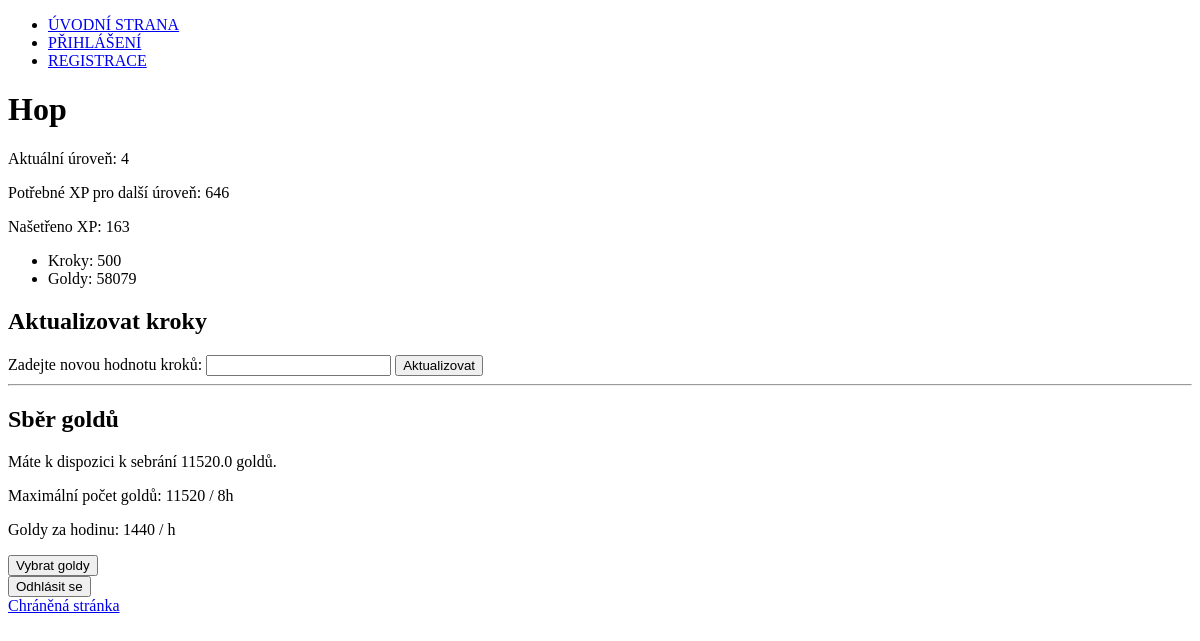
Before: /profile (signed in) with the older database file.
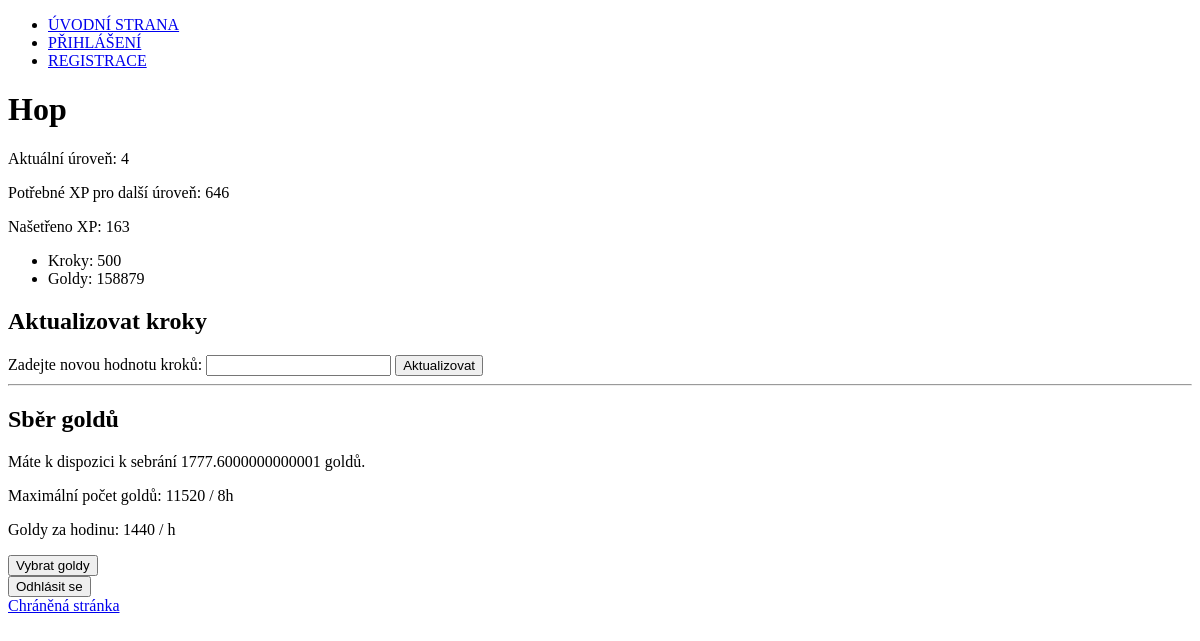
After: the same page with the newer database file.
### hracapp/models.py (models this page shows, shortened)
class CustomUser(AbstractUser):
    name = models.CharField(max_length=100, blank=True, null=True)
    surname = models.CharField(max_length=100, blank=True, null=True)
    GENDER_CHOICES = (
        ('male', 'Muž'),
        ('female', 'Žena'),
        ('other', 'Jiné'),
    )
    gender = models.CharField(max_length=10, choices=GENDER_CHOICES, blank=True, null=True)
    steps = models.IntegerField(("Počet kroků"), blank=True, null=True)
    gold = models.IntegerField(("Počet GOLDŮ"), default=1)
    rohlik = models.IntegerField(("Počet ROHLÍKŮ"), default=1)
    gold_growth_coefficient = models.FloatField(("Koeficient růstu GOLDŮ"), default=1.0)
    last_gold_collection = models.DateTimeField(blank=True, null=True, default=models.functions.Now)
    HP = models.IntegerField(("Počet životů"), default=10, blank=True, null=True)
    strength = models.IntegerField(("Síla"), default=1, blank=True, null=True)
    dexterity = models.IntegerField(("Obratnost"), default=1, blank=True, null=True)
    intelligence = models.IntegerField(("Inteligence"), default=1, blank=True, null=True)
    charisma = models.IntegerField(("Charisma"), default=1, blank=True, null=True)
    vitality = models.IntegerField(("Vitalita"), default=1, blank=True, null=True)
    skill = models.IntegerField(("Zručnost"), default=1, blank=True, null=True)

### hracapp/views.py (the view, shortened to what this page needs)
# urls.py: path('profile', views.profile, name='profile-url'),
@login_required
def profile(request):
    if request.user.steps is None:
        request.user.steps = 1
        request.user.save()
    XP_aktual, lvl_aktual, lvl_next, XP_potrebne_next = calculate_xp_and_level(request.user.steps)
    collected_gold, gold_growth_coefficient, gold_limit, gold_per_hour = calculate_gold(request.user, lvl_aktual)
    context = {
        'XP_aktual': XP_aktual,
        'lvl_aktual': lvl_aktual,
        'lvl_next': lvl_next,
        'XP_potrebne_next': XP_potrebne_next,
        'collected_gold': collected_gold,
        'gold_growth_coefficient': gold_growth_coefficient,
        'gold_limit': gold_limit,
        'gold_per_hour': gold_per_hour,
    }
    return render_profile(request, context)

### hracapp/views.py (called while the page is built)
def calculate_xp_and_level(steps):
    if steps is None:
        steps = 0
    XP_aktual = steps
    lvl_aktual = 1
    lvl_next = 2
    XP_potrebne_next = round((22*lvl_aktual)*((lvl_next)*1.1))
    for lvl in range(1, 500):
        XP_potrebne = round((22*lvl)*((lvl**1.1)))
        if XP_aktual >= XP_potrebne:
            XP_aktual -= XP_potrebne
            lvl_aktual += 1
            lvl_next = lvl_aktual + 1
            XP_potrebne_next = round((22*lvl_next)*((lvl_next**1.1)))
        else:
            break
    return XP_aktual, lvl_aktual, lvl_next, XP_potrebne_next

def calculate_gold(user, lvl_aktual):
    if user.gold_growth_coefficient is not None:
        if lvl_aktual == 1:
            gold_growth_coefficient = 0.1
        else:
            gold_growth_coefficient = (lvl_aktual / 10)
        user.gold_growth_coefficient = gold_growth_coefficient
        user.save()
    else:
        gold_growth_coefficient = 0.1
    time_since_last_collection = timezone.now() - user.last_gold_collection
    seconds_since_last_collection = time_since_last_collection.total_seconds()
    collected_gold = min(int(seconds_since_last_collection), 28800) * gold_growth_coefficient
    gold_per_hour = round(gold_growth_coefficient * 3600)
    gold_limit = gold_per_hour * 8  # Limit pro zobrazení
    return collected_gold, gold_growth_coefficient, gold_limit, gold_per_hour

def render_profile(request, context):
    return render(request, 'hracapp/profile.html', context)

### hracapp/templates/hracapp/profile.html (shortened to what this page needs)
{% extends "base.html" %}
{% block content %}
  <h1>{{ request.user.username }}</h1>
  <p>Aktuální úroveň: {{ lvl_aktual }}</p>
  <p>Potřebné XP pro další úroveň: {{ XP_potrebne_next }}</p>
  <p>Našetřeno XP: {{ XP_aktual }}</p>
  <ul>
    <li>Kroky: {{ request.user.steps }}</li>
    <li>Goldy: {{ request.user.gold }}</li>
  </ul>
  <h2>Aktualizovat kroky</h2>
  <form method="post">
      <label for="steps">Zadejte novou hodnotu kroků:</label>
      <input type="number" name="steps" id="steps" required>
      <button type="submit">Aktualizovat</button>
  </form>
  <hr>
  <h2>Sběr goldů</h2>
  <form method="post">
      <p>Máte k dispozici k sebrání {{ collected_gold }} goldů.</p>
      <p>Maximální počet goldů: {{ gold_limit }} / 8h</p>
      <p>Goldy za hodinu: {{ gold_per_hour }} / h</p>
      <button type="submit">Vybrat goldy</button>
  </form>
  <form method="post" action="{% url 'logout-url' %}">
      <button type="submit">Odhlásit se</button>
  </form>
  <a href="{% url 'protected-page-url' %}">Chráněná stránka</a>
{% endblock content %}

### templates/base.html (shortened to what this page needs)
<!DOCTYPE html>
<html lang="en">
<head>
</head>
<body>
    <header>
        <nav>
            <ul>
                <li><a href="{% url "index" %}">ÚVODNÍ STRANA</a></li>
                <li><a href="{% url "login-url" %}">PŘIHLÁŠENÍ</a></li>
                <li><a href="{% url "register-url" %}">REGISTRACE</a></li>
            </ul>
        </nav>
    </header>
    {% block content %}{% endblock content %}
</body>
</html>

Changed rows visible on the page:
changed CustomUser "Hop": user.gold "58079" → "158879"
Other visible differences:
{{ collected_gold }}: "11520.0" → "1777.6000000000001"
